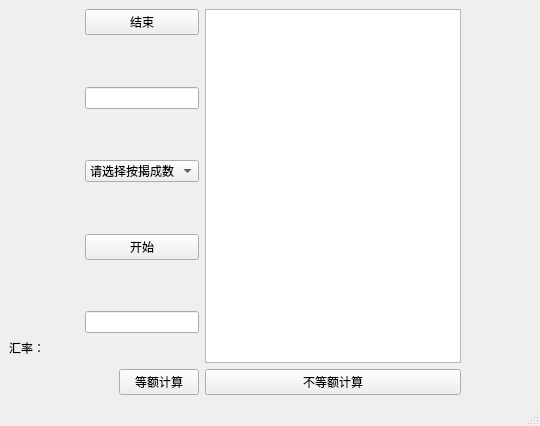
<?xml version="1.0" encoding="UTF-8"?>
<ui version="4.0">
 <class>MainWindow</class>
 <widget class="QMainWindow" name="MainWindow">
  <property name="geometry">
   <rect>
    <x>0</x>
    <y>0</y>
    <width>540</width>
    <height>426</height>
   </rect>
  </property>
  <property name="windowTitle">
   <string>MainWindow</string>
  </property>
  <widget class="QWidget" name="centralwidget">
   <layout class="QGridLayout" name="gridLayout">
    <item row="0" column="0">
     <spacer name="horizontalSpacer">
      <property name="orientation">
       <enum>Qt::Horizontal</enum>
      </property>
      <property name="sizeHint" stdset="0">
       <size>
        <width>39</width>
        <height>20</height>
       </size>
      </property>
     </spacer>
    </item>
    <item row="0" column="1" colspan="2">
     <layout class="QVBoxLayout" name="verticalLayout">
      <item>
       <widget class="QPushButton" name="pushButton_2">
        <property name="text">
         <string>结束</string>
        </property>
       </widget>
      </item>
      <item>
       <spacer name="verticalSpacer">
        <property name="orientation">
         <enum>Qt::Vertical</enum>
        </property>
        <property name="sizeHint" stdset="0">
         <size>
          <width>20</width>
          <height>40</height>
         </size>
        </property>
       </spacer>
      </item>
      <item>
       <widget class="QLineEdit" name="lineEdit"/>
      </item>
      <item>
       <spacer name="verticalSpacer_2">
        <property name="orientation">
         <enum>Qt::Vertical</enum>
        </property>
        <property name="sizeHint" stdset="0">
         <size>
          <width>20</width>
          <height>40</height>
         </size>
        </property>
       </spacer>
      </item>
      <item>
       <widget class="QComboBox" name="comboBox">
        <item>
         <property name="text">
          <string>请选择按揭成数</string>
         </property>
        </item>
        <item>
         <property name="text">
          <string>1</string>
         </property>
        </item>
        <item>
         <property name="text">
          <string>2</string>
         </property>
        </item>
        <item>
         <property name="text">
          <string>3</string>
         </property>
        </item>
        <item>
         <property name="text">
          <string>4</string>
         </property>
        </item>
       </widget>
      </item>
      <item>
       <spacer name="verticalSpacer_3">
        <property name="orientation">
         <enum>Qt::Vertical</enum>
        </property>
        <property name="sizeHint" stdset="0">
         <size>
          <width>20</width>
          <height>40</height>
         </size>
        </property>
       </spacer>
      </item>
      <item>
       <widget class="QPushButton" name="pushButton">
        <property name="text">
         <string>开始</string>
        </property>
       </widget>
      </item>
      <item>
       <spacer name="verticalSpacer_4">
        <property name="orientation">
         <enum>Qt::Vertical</enum>
        </property>
        <property name="sizeHint" stdset="0">
         <size>
          <width>20</width>
          <height>40</height>
         </size>
        </property>
       </spacer>
      </item>
      <item>
       <widget class="QLineEdit" name="lineEdit_2">
        <property name="readOnly">
         <bool>true</bool>
        </property>
       </widget>
      </item>
     </layout>
    </item>
    <item row="0" column="3" rowspan="3">
     <widget class="QListWidget" name="listWidget"/>
    </item>
    <item row="0" column="4">
     <spacer name="horizontalSpacer_2">
      <property name="orientation">
       <enum>Qt::Horizontal</enum>
      </property>
      <property name="sizeHint" stdset="0">
       <size>
        <width>39</width>
        <height>20</height>
       </size>
      </property>
     </spacer>
    </item>
    <item row="1" column="0" colspan="2">
     <widget class="QLabel" name="label">
      <property name="text">
       <string>汇率：</string>
      </property>
     </widget>
    </item>
    <item row="3" column="2">
     <widget class="QPushButton" name="btn1">
      <property name="text">
       <string>等额计算</string>
      </property>
     </widget>
    </item>
    <item row="3" column="3">
     <widget class="QPushButton" name="btn2">
      <property name="text">
       <string>不等额计算</string>
      </property>
     </widget>
    </item>
   </layout>
  </widget>
  <widget class="QStatusBar" name="statusbar"/>
 </widget>
 <resources/>
 <connections/>
</ui>
